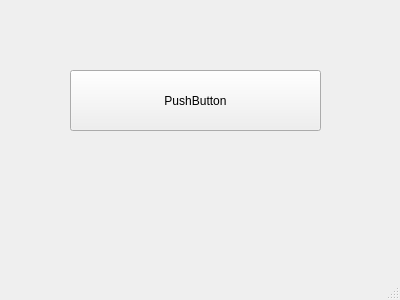
<?xml version="1.0" encoding="UTF-8"?>
<ui version="4.0">
 <class>MainWindow</class>
 <widget class="QMainWindow" name="MainWindow">
  <property name="geometry">
   <rect>
    <x>0</x>
    <y>0</y>
    <width>400</width>
    <height>300</height>
   </rect>
  </property>
  <property name="windowTitle">
   <string>MainWindow</string>
  </property>
  <widget class="QWidget" name="centralwidget">
   <widget class="QPushButton" name="pushButton">
    <property name="geometry">
     <rect>
      <x>70</x>
      <y>70</y>
      <width>251</width>
      <height>61</height>
     </rect>
    </property>
    <property name="text">
     <string>PushButton</string>
    </property>
   </widget>
  </widget>
  <widget class="QMenuBar" name="menubar">
   <property name="geometry">
    <rect>
     <x>0</x>
     <y>0</y>
     <width>400</width>
     <height>21</height>
    </rect>
   </property>
  </widget>
  <widget class="QStatusBar" name="statusbar"/>
 </widget>
 <resources/>
 <connections/>
</ui>
